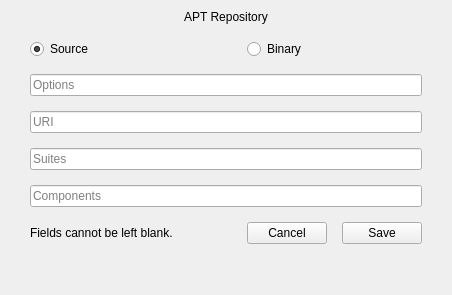
<?xml version="1.0" encoding="UTF-8"?>
<ui version="4.0">
 <class>APTSourceEdit</class>
 <widget class="QDialog" name="APTSourceEdit">
  <property name="geometry">
   <rect>
    <x>0</x>
    <y>0</y>
    <width>452</width>
    <height>295</height>
   </rect>
  </property>
  <property name="windowTitle">
   <string>APT Repository Edit</string>
  </property>
  <layout class="QGridLayout" name="gridLayout">
   <property name="leftMargin">
    <number>30</number>
   </property>
   <property name="topMargin">
    <number>10</number>
   </property>
   <property name="rightMargin">
    <number>30</number>
   </property>
   <property name="bottomMargin">
    <number>15</number>
   </property>
   <property name="spacing">
    <number>15</number>
   </property>
   <item row="0" column="0" colspan="4">
    <widget class="QLabel" name="lblTitle">
     <property name="accessibleName">
      <string notr="true">dialog-title</string>
     </property>
     <property name="text">
      <string>APT Repository</string>
     </property>
     <property name="alignment">
      <set>Qt::AlignCenter</set>
     </property>
    </widget>
   </item>
   <item row="6" column="0" colspan="4">
    <widget class="QLineEdit" name="txtComponents">
     <property name="placeholderText">
      <string>Components</string>
     </property>
    </widget>
   </item>
   <item row="3" column="0" colspan="4">
    <widget class="QLineEdit" name="txtOptions">
     <property name="placeholderText">
      <string>Options</string>
     </property>
    </widget>
   </item>
   <item row="7" column="2" alignment="Qt::AlignRight">
    <widget class="QPushButton" name="btnCancel">
     <property name="cursor">
      <cursorShape>PointingHandCursor</cursorShape>
     </property>
     <property name="focusPolicy">
      <enum>Qt::NoFocus</enum>
     </property>
     <property name="accessibleName">
      <string notr="true">danger</string>
     </property>
     <property name="text">
      <string>Cancel</string>
     </property>
     <property name="default">
      <bool>false</bool>
     </property>
    </widget>
   </item>
   <item row="7" column="0">
    <widget class="QLabel" name="lblErrorMsg">
     <property name="sizePolicy">
      <sizepolicy hsizetype="Expanding" vsizetype="Preferred">
       <horstretch>0</horstretch>
       <verstretch>0</verstretch>
      </sizepolicy>
     </property>
     <property name="text">
      <string>Fields cannot be left blank. </string>
     </property>
    </widget>
   </item>
   <item row="4" column="0" colspan="4">
    <widget class="QLineEdit" name="txtUri">
     <property name="placeholderText">
      <string>URI</string>
     </property>
    </widget>
   </item>
   <item row="7" column="3" alignment="Qt::AlignRight">
    <widget class="QPushButton" name="btnSave">
     <property name="cursor">
      <cursorShape>PointingHandCursor</cursorShape>
     </property>
     <property name="focusPolicy">
      <enum>Qt::NoFocus</enum>
     </property>
     <property name="accessibleName">
      <string notr="true">primary</string>
     </property>
     <property name="text">
      <string>Save</string>
     </property>
     <property name="default">
      <bool>false</bool>
     </property>
    </widget>
   </item>
   <item row="8" column="0" colspan="4">
    <spacer name="verticalSpacer">
     <property name="orientation">
      <enum>Qt::Vertical</enum>
     </property>
     <property name="sizeHint" stdset="0">
      <size>
       <width>347</width>
       <height>4</height>
      </size>
     </property>
    </spacer>
   </item>
   <item row="5" column="0" colspan="4">
    <widget class="QLineEdit" name="txtSuites">
     <property name="placeholderText">
      <string>Suites</string>
     </property>
    </widget>
   </item>
   <item row="1" column="0" colspan="2">
    <widget class="QRadioButton" name="radioSource">
     <property name="sizePolicy">
      <sizepolicy hsizetype="Expanding" vsizetype="Fixed">
       <horstretch>0</horstretch>
       <verstretch>0</verstretch>
      </sizepolicy>
     </property>
     <property name="cursor">
      <cursorShape>PointingHandCursor</cursorShape>
     </property>
     <property name="focusPolicy">
      <enum>Qt::NoFocus</enum>
     </property>
     <property name="text">
      <string>Source</string>
     </property>
     <property name="checked">
      <bool>true</bool>
     </property>
     <attribute name="buttonGroup">
      <string notr="true">debTypeGroup</string>
     </attribute>
    </widget>
   </item>
   <item row="1" column="2" colspan="2">
    <widget class="QRadioButton" name="radioBinary">
     <property name="sizePolicy">
      <sizepolicy hsizetype="Expanding" vsizetype="Fixed">
       <horstretch>0</horstretch>
       <verstretch>0</verstretch>
      </sizepolicy>
     </property>
     <property name="cursor">
      <cursorShape>PointingHandCursor</cursorShape>
     </property>
     <property name="focusPolicy">
      <enum>Qt::NoFocus</enum>
     </property>
     <property name="text">
      <string>Binary</string>
     </property>
     <attribute name="buttonGroup">
      <string notr="true">debTypeGroup</string>
     </attribute>
    </widget>
   </item>
   <item row="7" column="1">
    <spacer name="horizontalSpacer">
     <property name="orientation">
      <enum>Qt::Horizontal</enum>
     </property>
     <property name="sizeHint" stdset="0">
      <size>
       <width>40</width>
       <height>20</height>
      </size>
     </property>
    </spacer>
   </item>
  </layout>
 </widget>
 <tabstops>
  <tabstop>txtOptions</tabstop>
  <tabstop>txtUri</tabstop>
  <tabstop>txtSuites</tabstop>
  <tabstop>txtComponents</tabstop>
 </tabstops>
 <resources/>
 <connections/>
 <buttongroups>
  <buttongroup name="debTypeGroup"/>
 </buttongroups>
</ui>
